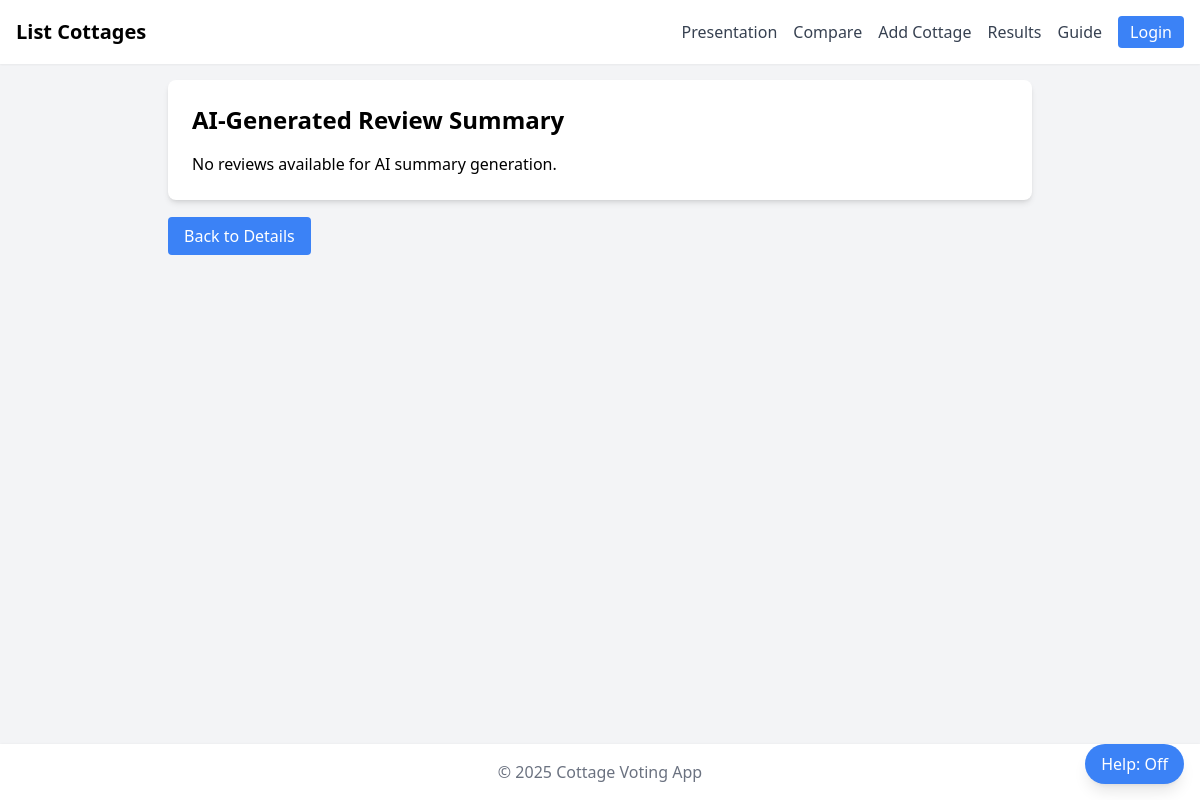
The app's page /reviews/1, older data.
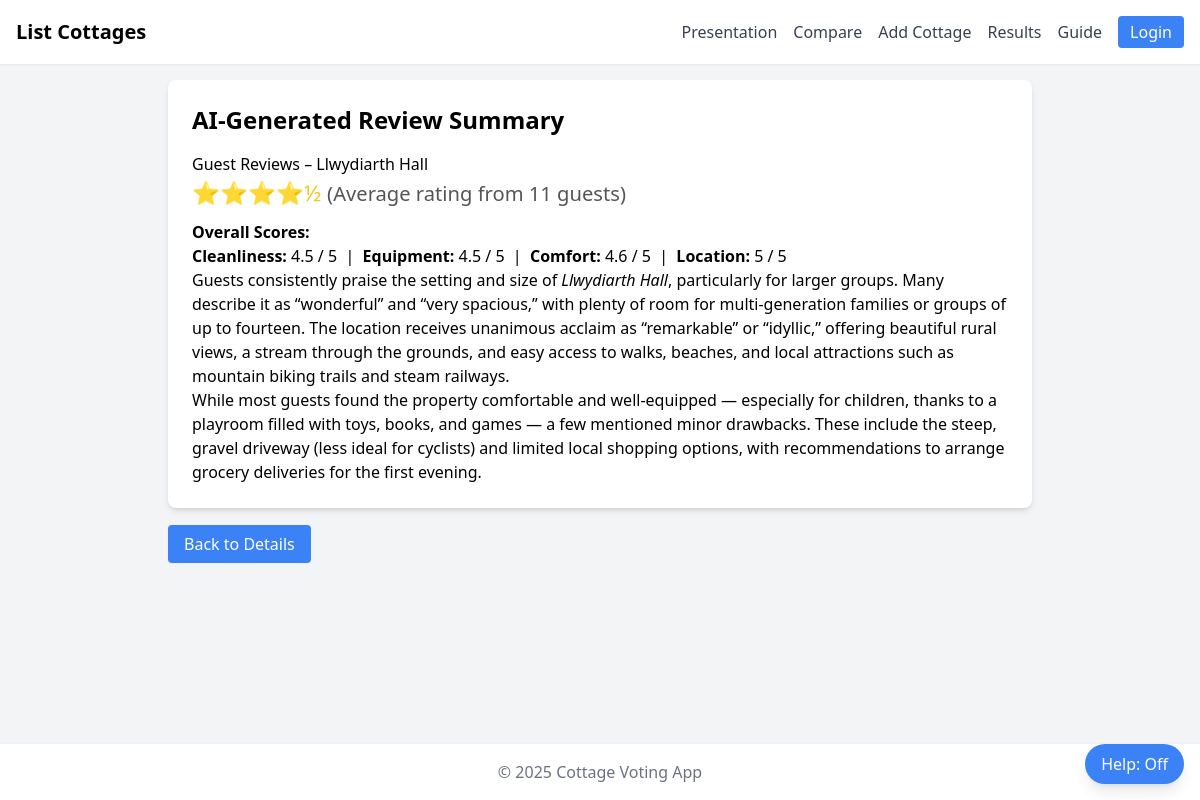
The same page, newer data.
### tables this page shows
CREATE TABLE "cottages" (
	"id"	INTEGER,
	"name"	TEXT NOT NULL,
	"location"	TEXT,
	"price"	TEXT,
	"beds"	INTEGER DEFAULT 1,
	"dogs_allowed"	INTEGER DEFAULT 0,
	"image"	TEXT,
	"description"	TEXT,
	"submitted_by"	TEXT,
	"votes"	INTEGER DEFAULT 0,
	"created_at"	DATETIME DEFAULT (datetime('now')),
	"url"	TEXT,
	"hottub"	INTEGER DEFAULT 0,
	"secure_garden"	INTEGER DEFAULT 0,
	"ev_charging"	INTEGER DEFAULT 0,
	"parking"	INTEGER DEFAULT 0,
	"log_burner"	INTEGER DEFAULT 0,
	"high_chair"	INTEGER DEFAULT 0,
	"cot"	INTEGER DEFAULT 0,
	"  ai_review_summary TEXT,
"	TEXT, ai_review_summary TEXT,
	PRIMARY KEY("id" AUTOINCREMENT)
);

### app.py (the view)
@app.route('/reviews/<int:cottage_id>')
def reviews(cottage_id):
    db = get_db()
    cottage = db.execute(
        'SELECT * FROM cottages WHERE id = ?',
        (cottage_id,)
    ).fetchone()
    if cottage is None:
        return redirect(url_for('cottages'))
    return render_template('reviews.html', cottage=cottage)

### app.py (called while the page is built)
@app.context_processor
def inject_now():
    return {
        'now': datetime.now,
        'allow_admin_override': app.config.get('ALLOW_ADMIN_OVERRIDE', False),
        'admin_users': app.config.get('ADMIN_USERS', [])
    }

def get_db():
    db = getattr(g, '_database', None)
    if db is None:
        db = g._database = sqlite3.connect(app.config['DATABASE'])
        db.row_factory = sqlite3.Row
    return db

@app.teardown_appcontext
def close_connection(exception):
    db = getattr(g, '_database', None)
    if db is not None:
        db.close()

def _norm(name: str) -> str:
    return (name or "").strip().casefold()

def get_admins():
    env_list = [_norm(u) for u in os.environ.get("CC_ADMINS", "").split(",") if u.strip()]
    cfg_list = [_norm(u) for u in app.config.get("ADMIN_USERS", [])]
    return set(env_list + cfg_list)

def is_admin():
    return _norm(session.get("user_name")) in get_admins()

@app.context_processor
def inject_admin_flags():
    return {"is_admin": is_admin()}

### templates/reviews.html (shortened to what this page needs)
{% extends 'base.html' %}
{% block content %}
<div class="cottage-reviews max-w-4xl mx-auto p-4">
  {% if cottage.ai_review_summary %}
    <div class="review-summary bg-white p-6 rounded-lg shadow-md mb-6">
      <h2 class="text-2xl font-bold mb-4">AI-Generated Review Summary</h2>
      {{ cottage.ai_review_summary|safe }}
    </div>
  {% else %}
    <p class="text-gray-600 mb-6">No AI-generated review summary available yet.</p>
  {% endif %}
  <div class="actions">
    <a href="{{ url_for('cottage_detail', cottage_id=cottage.id) }}"
  class="bg-blue-500 hover:bg-blue-600 text-white px-4 py-2 rounded" data-tooltip="Return to the cottage details page.">
      Back to Details
    </a>
  </div>
</div>
{% endblock %}

### templates/base.html (shortened to what this page needs)
<!DOCTYPE html>
<html lang="en">
<head>
  <script src="https://cdn.tailwindcss.com"></script>
</head>
<body class="bg-gray-100 min-h-screen flex flex-col">
<nav class="bg-white shadow-sm p-4 flex justify-between items-center">
<div class="flex space-x-6">
    <a href="{{ url_for('cottages') }}" class="text-xl font-semibold" data-tooltip="Go to the cottages list">List Cottages</a>
</div>
  <div id="menuLinks" class="hidden md:flex flex-col md:flex-row md:items-center space-y-2 md:space-y-0 md:space-x-4 mt-3 md:mt-0 w-full md:w-auto">
    <a href="{{ url_for('view_presentation') }}" class="block w-full px-3 py-2 rounded odd:bg-white even:bg-gray-50 md:odd:bg-transparent md:even:bg-transparent md:w-auto md:px-0 md:py-0 text-gray-700 hover:text-gray-900" data-tooltip="View the presentation slides">Presentation</a>
    <a href="{{ url_for('compare') }}" class="block w-full px-3 py-2 rounded odd:bg-white even:bg-gray-50 md:odd:bg-transparent md:even:bg-transparent md:w-auto md:px-0 md:py-0 text-gray-700 hover:text-gray-900" data-tooltip="Compare cottages side by side">Compare</a>
    <a href="{{ url_for('add_cottage') }}" class="block w-full px-3 py-2 rounded odd:bg-white even:bg-gray-50 md:odd:bg-transparent md:even:bg-transparent md:w-auto md:px-0 md:py-0 text-gray-700 hover:text-gray-900" data-tooltip="Add a new cottage">Add Cottage</a>
    <a href="{{ url_for('results') }}" class="block w-full px-3 py-2 rounded odd:bg-white even:bg-gray-50 md:odd:bg-transparent md:even:bg-transparent md:w-auto md:px-0 md:py-0 text-gray-700 hover:text-gray-900" data-tooltip="View voting results">Results</a>
    <a href="{{ url_for('user_guide') }}" class="block w-full px-3 py-2 rounded odd:bg-white even:bg-gray-50 md:odd:bg-transparent md:even:bg-transparent md:w-auto md:px-0 md:py-0 text-gray-700 hover:text-gray-900" data-tooltip="Read the user guide and rules">Guide</a>
    {% if session.get('user_name') %}
      <div class="w-full md:w-auto">
        <a href="{{ url_for('logout') }}" class="block w-full text-center md:inline-block bg-red-500 hover:bg-red-600 text-white px-3 py-1 rounded" data-tooltip="Log out">Logout</a>
      </div>
    {% else %}
      <div class="w-full md:w-auto">
        <a href="{{ url_for('join') }}" class="block w-full text-center md:inline-block bg-blue-500 hover:bg-blue-600 text-white px-3 py-1 rounded" data-tooltip="Log in or join">Login</a>
      </div>
    {% endif %}
  </div>
</nav>
<button id="helpModeToggle"
        class="fixed bottom-4 right-4 z-50 bg-blue-500 hover:bg-blue-600 text-white px-4 py-2 rounded-full shadow-lg"
        data-tooltip="Toggle help mode (show inline help on hover)">
  <span id="helpModeStatus">Help: Off</span>
</button>
  <div class="flex-grow">
    {% block content %}{% endblock %}
  </div>
  <footer class="bg-white shadow mt-6">
    <div class="max-w-6xl mx-auto px-4 py-4 text-center text-gray-500">
      &copy; {{ now().year }} Cottage Voting App
    </div>
  </footer>
</body>
</html>

### templates/base.html (style rules this page uses)
[data-tooltip] { position: relative; }
[data-tooltip]::before { content: attr(data-tooltip); position: absolute; top: 100%; left: 50%; transform: translateX(-50%); background: #1f2937; color: #fff; padding: .4rem .6rem; border-radius: .375rem; font-size: .875rem; white-space: nowrap; opacity: 0; visibility: hidden; transition: opacity .15s ease; pointer-events: none; z-index: 50; margin-top: .35rem; }

Row changes from the older to the newer data that the page shows:
changed cottages: ai_review_summary "No reviews available for AI summary generation." → "Guest Reviews – Llwydiarth Hall ⭐⭐⭐⭐½ (Average rating from 11 guests) Overall Scores: Cleanliness: 4.5 / 5 | Equipment: 4.5 / 5 | Comfort: 4.6 / 5 | Location: 5 / 5 Guests consistently praise the setting and size of Llwydiarth Hall , particularly for larger groups. Many describe it as “wonderful” and “very spacious,” with plenty of room for multi-generation families or groups of up to fourteen. The location receives unanimous acclaim as “remarkable” or “idyllic,” offering beautiful rural views, a stream through the grounds, and easy access to walks, beaches, and local attractions such as mountain biking trails and steam railways. While most guests found the property comfortable and…"
